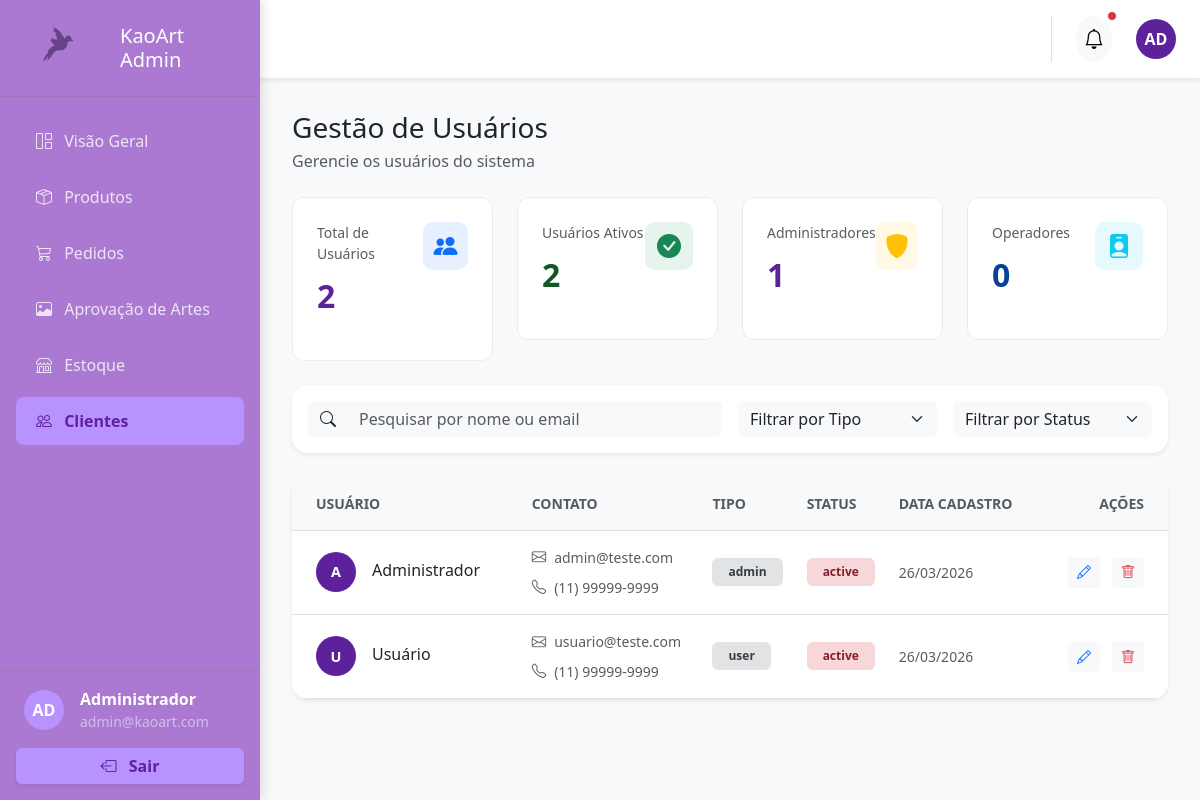
Before: /admin/clientes.php (signed in) with the older database file.
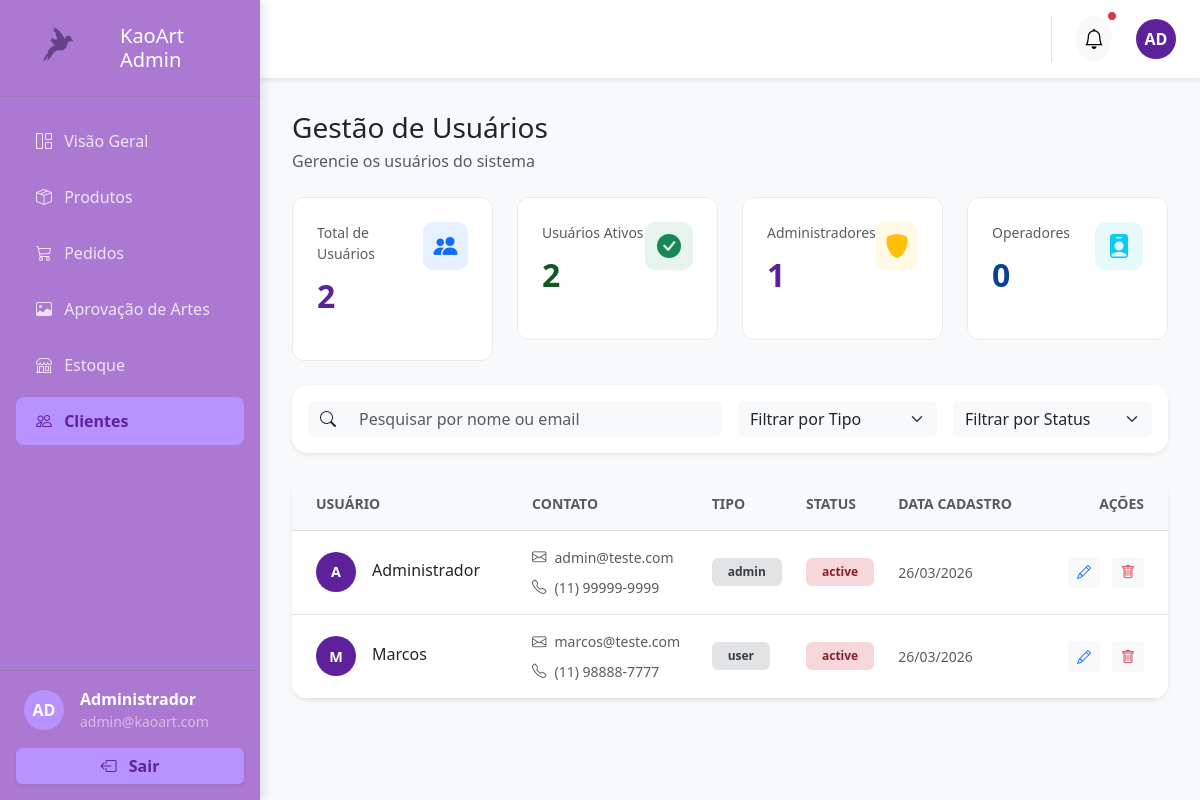
After: the same page with the newer database file.
### tables this page shows
CREATE TABLE IF NOT EXISTS usuarios
(
    id            INT AUTO_INCREMENT PRIMARY KEY,

    nome_completo VARCHAR(150) NOT NULL,
    email         VARCHAR(150) NOT NULL UNIQUE,
    telefone      VARCHAR(20)  NOT NULL,
    empresa       VARCHAR(150),

    endereco      VARCHAR(255) NOT NULL,
    cep           VARCHAR(10)  NOT NULL,

    senha         VARCHAR(100) NOT NULL,

    role          ENUM ('admin', 'user')     DEFAULT 'user',
    status        ENUM ('active', 'blocked') DEFAULT 'active',

    criado_em     TIMESTAMP                  DEFAULT CURRENT_TIMESTAMP
    );

### public/admin/clientes.php (the view, shortened to what the changed rows need)
<?php
require '../../config/database.php';
$sql = mysqli_query($conn, "SELECT * FROM usuarios");
$clientes = [];
while ($usuario = mysqli_fetch_assoc($sql)) {
    $clientes[] = [
        'id' => $usuario['id'],
        'nome' => $usuario['nome_completo'],
        'email' => $usuario['email'],
        'telefone' => $usuario['telefone'],
        'empresa' => $usuario['empresa'],
        'endereco' => $usuario['endereco'],
        'cep' => $usuario['cep'],
        'tipo' => $usuario['role'],
        'status' => $usuario['status'],
        'dataCadastro' => date('d/m/Y', strtotime($usuario['criado_em']))
    ];
}
?>
<!DOCTYPE html>
<html lang="pt-br">
<head>
    <link href="https://cdn.jsdelivr.net/npm/bootstrap@5.3.0/dist/css/bootstrap.min.css" rel="stylesheet">
    <link rel="stylesheet" href="https://cdn.jsdelivr.net/npm/bootstrap-icons@1.11.1/font/bootstrap-icons.css">
</head>
<body>
    <div class="wrapper">
        <div class="main-content">
            <main class="scrollable-content">
                <div class="d-flex justify-content-between align-items-end mb-4">
                    <div>
                        <h1 class="h3 text-dark mb-1">Gestão de Usuários</h1>
                    </div>
                </div>
                <div class="card shadow-sm border-0 rounded-4 overflow-hidden">
                    <div class="table-responsive">
                        <table class="table table-hover align-middle mb-0">
                            <thead class="table-light">
                                <tr>
                                    <th class="text-uppercase text-muted small fw-semibold py-3 px-4">Usuário</th>
                                    <th class="text-uppercase text-muted small fw-semibold py-3">Contato</th>
                                    <th class="text-uppercase text-muted small fw-semibold py-3">Tipo</th>
                                    <th class="text-uppercase text-muted small fw-semibold py-3">Status</th>
                                    <th class="text-uppercase text-muted small fw-semibold py-3">Data Cadastro</th>
                                    <th class="text-uppercase text-muted small fw-semibold py-3 text-end px-4">Ações
                                    </th>
                                </tr>
                            </thead>
                            <tbody class="border-top-0" id="tableClientes">
                                <?php foreach ($clientes as $cliente): ?>
                                    <tr class="cliente-row" data-nome="<?php echo $cliente['nome']; ?>"
                                        data-email="<?php echo $cliente['email']; ?>"
                                        data-tipo="<?php echo $cliente['tipo']; ?>"
                                        data-status="<?php echo $cliente['status']; ?>">
                                        <td class="px-4 py-3">
                                            <div class="d-flex align-items-center gap-3">
                                                <div class="avatar-initials">
                                                    <?php echo substr($cliente['nome'], 0, 1) . substr(explode(' ', $cliente['nome'])[1] ?? '', 0, 1); ?>
                                                </div>
                                                <div>
                                                    <p class="text-dark fw-medium mb-1"><?php echo $cliente['nome']; ?></p>
                                                </div>
                                            </div>
                                        </td>
                                        <td class="py-3">
                                            <div class="d-flex flex-column gap-2">
                                                <div class="d-flex align-items-center gap-2 text-muted small">
                                                    <i class="bi bi-envelope" style="font-size: 0.9rem;"></i>
                                                    <span><?php echo $cliente['email']; ?></span>
                                                </div>
                                                <div class="d-flex align-items-center gap-2 text-muted small">
                                                    <i class="bi bi-telephone" style="font-size: 0.9rem;"></i>
                                                    <span><?php echo $cliente['telefone']; ?></span>
                                                </div>
                                            </div>
                                        </td>
                                        <td class="py-3">
                                            <span
                                                class="badge px-3 py-2
                                        <?php echo $cliente['tipo'] === 'Administrador' ? 'badge-admin' :
                                            ($cliente['tipo'] === 'Operador' ? 'badge-operador' : 'badge-visualizador'); ?>">
                                                <?php echo $cliente['tipo']; ?>
                                            </span>
                                        </td>
                                        <td class="py-3">
                                            <span
                                                class="badge px-3 py-2 <?php echo $cliente['status'] === 'Ativo' ? 'badge-ativo' : 'badge-inativo'; ?>">
                                                <?php echo $cliente['status']; ?>
                                            </span>
                                        </td>
                                        <td class="py-3 text-muted small"><?php echo $cliente['dataCadastro']; ?></td>
                                        <td class="text-end px-4 py-3">
                                            <div class="action-buttons justify-content-end">
                                                <a href="#" class="btn btn-sm btn-light text-primary me-1 btn-editar"
                                                    title="Editar" data-bs-toggle="modal"
                                                    data-bs-target="#modalEditarCliente"
                                                    data-id="<?php echo $cliente['id']; ?>"
                                                    data-nome="<?php echo $cliente['nome']; ?>"
                                                    data-email="<?php echo $cliente['email']; ?>"
                                                    data-telefone="<?php echo $cliente['telefone']; ?>"
                                                    data-empresa="<?php echo $cliente['empresa']; ?>"
                                                    data-endereco="<?php echo $cliente['endereco']; ?>"
                                                    data-cep="<?php echo $cliente['cep']; ?>"
                                                    data-tipo="<?php echo $cliente['tipo']; ?>"
                                                    data-status="<?php echo $cliente['status']; ?>">
                                                    <i class="bi bi-pencil"></i>
                                                </a>
                                                <a href="../../backend/functions/clientes/excluirClientes.php?id=<?php echo $cliente['id']; ?>"
                                                    class="btn btn-sm btn-light text-danger"
                                                    onclick="return confirm('Deseja excluir este cliente?')">
                                                    <i class="bi bi-trash"></i>
                                                </a>
                                            </div>
                                        </td>
                                    </tr>
                                <?php endforeach; ?>
                            </tbody>
                        </table>
                    </div>
                </div>
            </main>
        </div>
    </div>
</body>
</html>

Changed rows visible on the page:
changed usuarios "user": nome_completo "U" → "M"; nome_completo "Usuário" → "Marcos"; email "usuario@teste.com" → "marcos@teste.com"; telefone "(11) 99999-9999" → "(11) 98888-7777"
